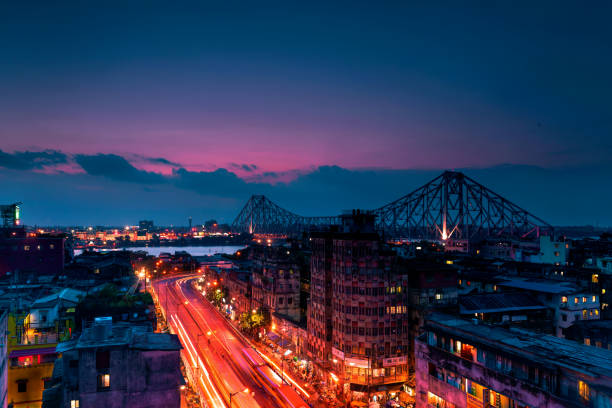
#> input picture Demo.jpg, 612 x 408 px
$ python Histogram_Equilization.py
#> lines starting #> are read from the running program, lines starting #| are printed output that depends on the picture
import cv2
import numpy as np
import matplotlib.pyplot as plt

img=cv2.imread('Demo.jpg',0)
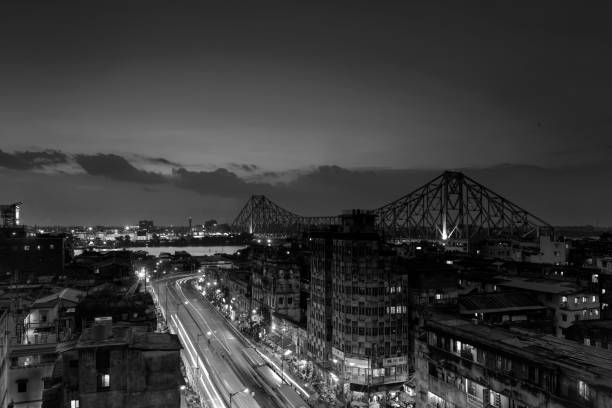
#> img: shape (408, 612); min 0, max 255, mean 56.1

freq=np.zeros(256,int)

height,width=img.shape[:2]
#> height = 408; width = 612

for i in range(height):
    for j in range(width):
        freq[img[i][j]]+=1

sum=np.sum(freq)
#> sum = 249696
freq=(freq/sum)
freq=np.cumsum(freq)
#> freq = 256 values from 0.00952 to 1
freq*=255
#> freq = 256 values from 2.43 to 255
freq=np.ceil(freq)
#> freq = 256 values from 3 to 256

img2=img.copy()

for i in range(height):
    for j in range(width):
        img2[i][j]=freq[img[i][j]]
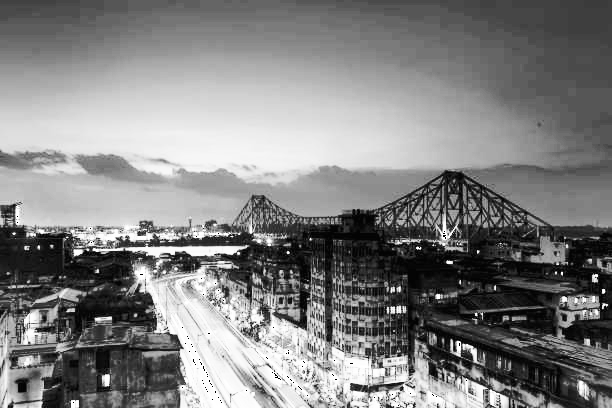
#> img2: shape (408, 612); min 0, max 255, mean 129.2

cv2.imshow('Equi',img2)

histogram=cv2.calcHist([img],[0],None,[256],[0,255])
#> histogram = 256 values, max 7305 at index 39, min 0 at index 255, mean 974.9
plt.plot(histogram)


histogram=cv2.calcHist([img2],[0],None,[256],[0,255])
#> histogram = 256 values, max 7305 at index 86, min 0 at index 1, mean 972
plt.plot(histogram)
plt.show()
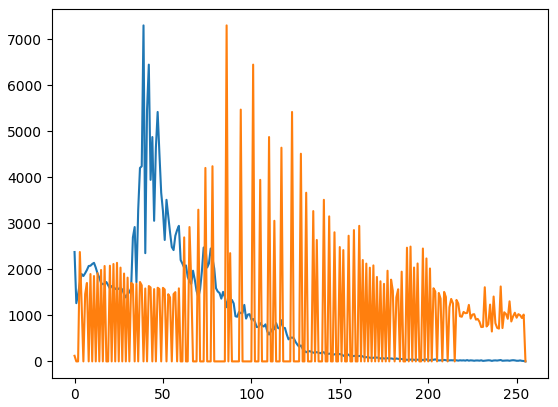
#> figure drawn by matplotlib, 1 panel; curve peaks at x = 39, y = 7305; curve peaks at x = 86, y = 7305

cv2.waitKey(0)
